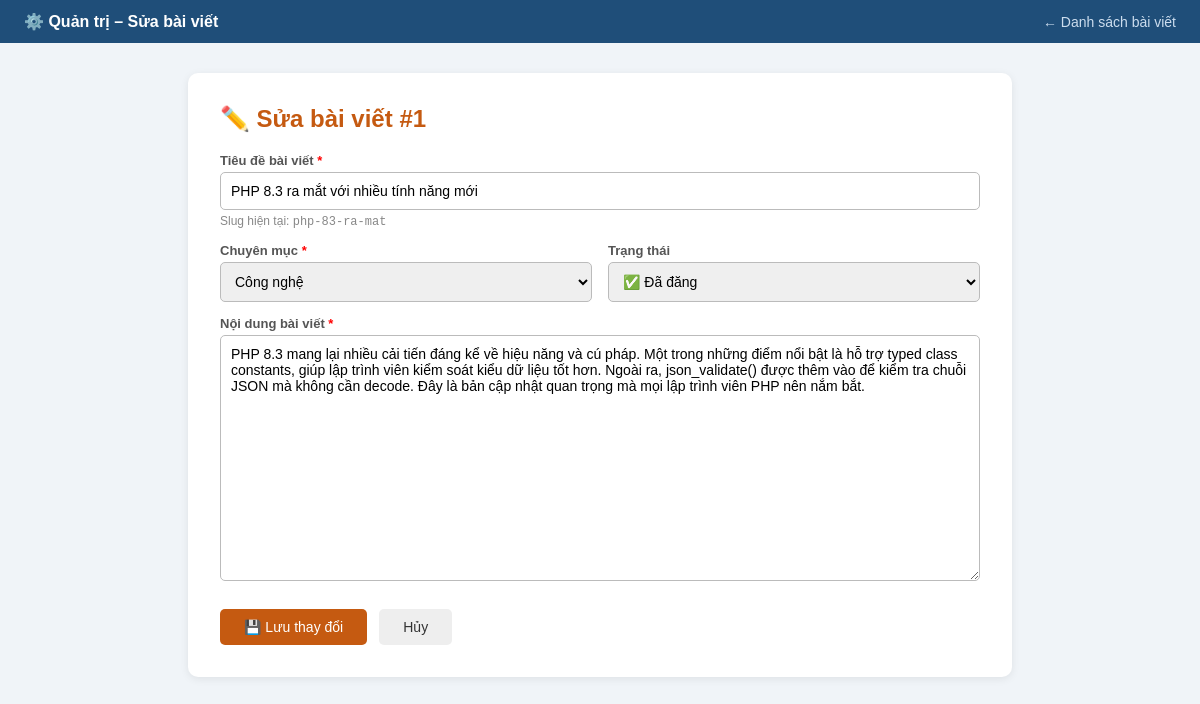
The page /lab03/admin/posts/edit.php?id=1 (signed in) on the database its author committed.
### tables this page shows
CREATE TABLE posts (
    id           INT AUTO_INCREMENT PRIMARY KEY,
    category_id  INT          NOT NULL,
    title        VARCHAR(200) NOT NULL,
    slug         VARCHAR(200) NOT NULL UNIQUE,
    content      TEXT         NOT NULL,
    thumbnail    VARCHAR(255) DEFAULT NULL,
    status       ENUM('published','draft') DEFAULT 'draft',
    author_id    INT          NOT NULL,
    created_at   TIMESTAMP    DEFAULT CURRENT_TIMESTAMP,
    updated_at   TIMESTAMP    DEFAULT CURRENT_TIMESTAMP ON UPDATE CURRENT_TIMESTAMP,
    FOREIGN KEY (category_id) REFERENCES categories(id) ON DELETE RESTRICT,
    FOREIGN KEY (author_id)   REFERENCES users(id)      ON DELETE CASCADE
);

CREATE TABLE categories (
    id          INT AUTO_INCREMENT PRIMARY KEY,
    name        VARCHAR(100) NOT NULL,
    slug        VARCHAR(100) NOT NULL UNIQUE,
    description TEXT         DEFAULT NULL,
    created_at  TIMESTAMP    DEFAULT CURRENT_TIMESTAMP
);

### lab03/functions.php (called while the page is built, shortened)
<?php
require_once __DIR__ . '/db.php';
function e($str) {
    return htmlspecialchars((string)$str, ENT_QUOTES, 'UTF-8');
}
function db_fetch_all($sql, $types = '', $params = []) {
    global $conn;
    $stmt = $conn->prepare($sql);
    $stmt->execute();
    $rows = $stmt->get_result()->fetch_all(MYSQLI_ASSOC);
    return $rows;
}
function db_fetch_one($sql, $types = '', $params = []) {
    global $conn;
    $stmt = $conn->prepare($sql);
    if ($types && $params) {
        $stmt->bind_param($types, ...$params);
    }
    $stmt->execute();
    $row = $stmt->get_result()->fetch_assoc();
    return $row ?: null;
}
function get_all_categories() {
    return db_fetch_all("SELECT * FROM categories ORDER BY id");
}
function get_post_by_id($id) {
    return db_fetch_one("SELECT * FROM posts WHERE id = ?", 'i', [$id]);
}

### lab03/admin/posts/edit.php (the view, shortened to what this page needs)
<?php
require_once '../../functions.php';
$id   = (int)($_GET['id'] ?? 0);
$post = get_post_by_id($id);
$categories = get_all_categories();
?>
<!DOCTYPE html>
<html lang="vi">
<head>
</head>
<body>
<div class="navbar">
    <strong>⚙️ Quản trị – Sửa bài viết</strong>
    <a href="index.php">← Danh sách bài viết</a>
</div>
<div class="wrap">
    <h2>✏️ Sửa bài viết #<?= $post['id'] ?></h2>
    <form method="POST">
        <label>Tiêu đề bài viết <span style="color:red">*</span></label>
        <input type="text" name="title" value="<?= e($post['title']) ?>" required>
        <div class="hint">Slug hiện tại: <code><?= e($post['slug']) ?></code></div>
        <div class="row2">
            <div>
                <label>Chuyên mục <span style="color:red">*</span></label>
                <select name="category_id" required>
                    <?php foreach ($categories as $cat): ?>
                        <option value="<?= $cat['id'] ?>"
                            <?= $cat['id'] == $post['category_id'] ? 'selected' : '' ?>>
                            <?= e($cat['name']) ?>
                        </option>
                    <?php endforeach; ?>
                </select>
            </div>
            <div>
                <label>Trạng thái</label>
                <select name="status">
                    <option value="published" <?= $post['status'] === 'published' ? 'selected' : '' ?>>✅ Đã đăng</option>
                </select>
            </div>
        </div>
        <label>Nội dung bài viết <span style="color:red">*</span></label>
        <textarea name="content" rows="14" required><?= e($post['content']) ?></textarea>
        <div class="actions">
            <button type="submit">💾 Lưu thay đổi</button>
            <a class="cancel" href="index.php">Hủy</a>
        </div>
    </form>
</div>
</body>
</html>

### lab03/admin/posts/edit.php (style rules this page uses)
body { font-family: Arial, sans-serif; background: #f0f4f8; margin: 0; }
.navbar { background: #1F4E79; color: #fff; padding: 12px 24px; display: flex; justify-content: space-between; align-items: center; }
.navbar a { color: #cde; text-decoration: none; margin-left: 14px; font-size: 14px; }
.wrap { max-width: 760px; margin: 30px auto; background: #fff; padding: 32px; border-radius: 10px; box-shadow: 0 2px 8px rgba(0,0,0,.08); }
h2 { color: #C55A11; margin-top: 0; }
label { font-size: 13px; color: #555; display: block; margin: 14px 0 4px; font-weight: bold; }
input[type=text], select, textarea { width: 100%; padding: 10px; box-sizing: border-box; border: 1px solid #bbb; border-radius: 5px; font-size: 14px; font-family: Arial; }
textarea { resize: vertical; }
.row2 { display: flex; gap: 16px; }
.row2 > div { flex: 1; }
.hint { font-size: 12px; color: #888; margin-top: 4px; }
.actions { display: flex; gap: 12px; margin-top: 24px; }
button { padding: 10px 24px; background: #C55A11; color: #fff; border: none; border-radius: 5px; cursor: pointer; font-size: 14px; }
a.cancel { padding: 10px 24px; background: #eee; color: #333; text-decoration: none; border-radius: 5px; font-size: 14px; }

### rows shown on the page
posts: id "1", title "PHP 8.3 ra mắt với nhiều tính năng mới", slug "php-83-ra-mat", category_id "Công nghệ", status "✅ Đã đăng", content "PHP 8.3 mang lại nhiều cải tiến đáng kể về hiệu năng và cú pháp. Một trong những điểm nổi bật là hỗ trợ typed class constants, giúp lập trình viên kiểm soát kiểu dữ liệu tốt hơn. Ngoài ra, json_validate() được thêm vào để kiểm tra chuỗi JSON mà không cần decode. Đây là bản cập nhật quan trọng mà mọi lập trình viên PHP nên nắm bắt."
